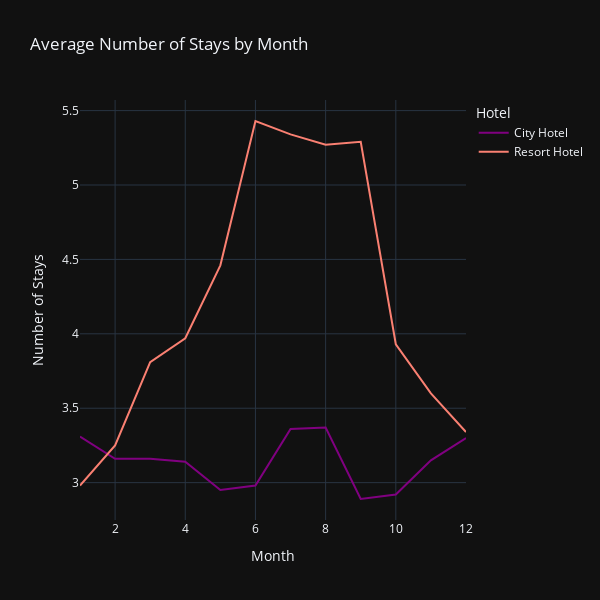

Write notebook code for a chart like this one.
### Code cell
fig = px.line(stays_monthly, 
              x='arrival_date_month', 
              y='total_stays',
              labels={'hotel':'Hotel','total_stays':'Average Stays'},
              color='hotel', 
              color_discrete_sequence=['purple', 'salmon'],
              title='Average Number of Stays by Month',
              template = 'plotly_dark')

fig.update_layout(xaxis_title='Month', 
                  yaxis_title='Number of Stays',
                  width=600, 
                  height=600)

fig.show()

### Figure 1 — Plotly figure (JSON) as saved in the notebook; plotly's stock layout.template omitted (floating-point values rounded to 4 significant figures)
{"data": [{"hovertemplate": "Hotel=City Hotel<br>arrival_date_month=%{x}<br>Average Stays=%{y}<extra></extra>", "legendgroup": "City Hotel", "line": {"color": "purple", "dash": "solid"}, "marker": {"symbol": "circle"}, "mode": "lines", "name": "City Hotel", "orientation": "v", "showlegend": true, "type": "scatter", "x": [1, 2, 3, 4, 5, 6, 7, 8, 9, 10, 11, 12], "xaxis": "x", "y": [3.31, 3.16, 3.16, 3.14, 2.95, 2.98, 3.36, 3.37, 2.89, 2.92, 3.15, 3.3], "yaxis": "y"}, {"hovertemplate": "Hotel=Resort Hotel<br>arrival_date_month=%{x}<br>Average Stays=%{y}<extra></extra>", "legendgroup": "Resort Hotel", "line": {"color": "salmon", "dash": "solid"}, "marker": {"symbol": "circle"}, "mode": "lines", "name": "Resort Hotel", "orientation": "v", "showlegend": true, "type": "scatter", "x": [1, 2, 3, 4, 5, 6, 7, 8, 9, 10, 11, 12], "xaxis": "x", "y": [2.98, 3.25, 3.81, 3.97, 4.46, 5.43, 5.34, 5.27, 5.29, 3.93, 3.6, 3.34], "yaxis": "y"}], "layout": {"height": 600, "legend": {"title": {"text": "Hotel"}, "tracegroupgap": 0}, "title": {"text": "Average Number of Stays by Month"}, "width": 600, "xaxis": {"anchor": "y", "domain": [0, 1], "title": {"text": "Month"}}, "yaxis": {"anchor": "x", "domain": [0, 1], "title": {"text": "Number of Stays"}}}}
